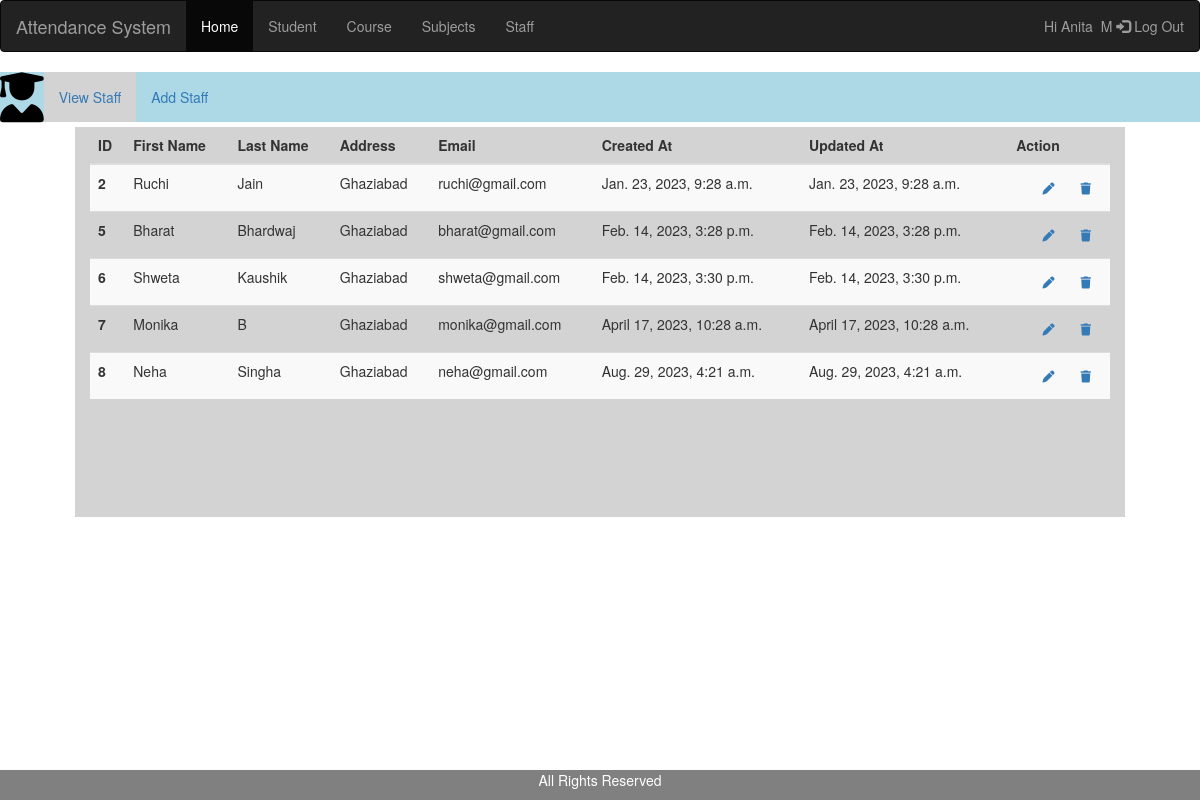
Screenshot of /Hod/Staff/View_Staff (signed in) with the database file from the repository.
### apps/models.py (models this page shows, shortened)
class CustomUser(AbstractUser):
    USER =  (
        (1,'HOD'),
        (2,'Staff'),
        (3,'Student'),
    )
    user_type = models.CharField(choices=USER , max_length=50,default=1)

class Staff(models.Model):
    admin = models.OneToOneField(CustomUser,on_delete=models.CASCADE)
    address = models.TextField()
    gender = models.CharField(max_length=100)
    created_at = models.DateTimeField(auto_now_add=True, null=True)
    updated_at = models.DateTimeField(auto_now=True)

### Attendance_system/Hod_Views.py (the view)
# urls.py: path('Hod/Staff/View_Staff',Hod_Views.STAFF_VIEW,name='view_staff'),
@login_required(login_url='/')
def STAFF_VIEW(request):
    staff = Staff.objects.all()
    context = {
        'staff': staff,
    }
    return render(request,'Hod/view_staff.html',context)

### templates/Hod/view_staff.html (shortened to what this page needs)
{% extends 'base.html' %}
{% block content %}
    <div class="row">
    <div class="container-fluid" style="padding-top: 0%;background-color: lightblue;">
      <ul class="nav navbar-nav">
        <div class="navbar-header">
          <i class='fas fa-user-graduate' style='font-size:50px;color: black;'></i>
        </div>
        <li class="active" style="background-color: lightgrey;"><a href="{% url 'view_staff' %}">View Staff</a></li>
        <li ><a href="{% url 'add_staff' %}">Add Staff</a></li>
        </ul>
    </div>
    <div class="row" style="padding-top: 5px;">
      <div class="col-sm-1"></div>
      <div class="col-sm-10" style="background-color: lightgrey;height: 390px;">
        <table class="table table-striped">
            <thead>
              <tr>
                <th scope="col">ID</th>
                <th scope="col">First Name</th>
                <th scope="col">Last Name</th>
                <th scope="col">Address</th>
                <th scope="col">Email</th>
                <th scope="col">Created At</th>
                <th scope="col">Updated At</th>
                <th scope="col">Action</th>
              </tr>
            </thead>
          <tbody>
            {% for i in staff %}
              <tr>
                <th scope="row">{{i.id}}</th>
                <td>{{i.admin.first_name}}</td>
                <td>{{i.admin.last_name}}</td>
                <td>{{i.address}}</td>
                <td>{{i.admin.email}}</td>
                <td>{{i.created_at}}</td>
                <td>{{i.updated_at}}</td>
                <td class="text-right">
                        <div class="actions">
                            <a href="{% url 'edit_staff' i.id %}" class="btn btn-sm bg-success-light mr-2">
                            <i class="fas fa-pen"></i>
                            </a>
                            <a href="{% url 'delete_staff' i.admin.id %}" class="btn btn-sm bg-danger-light">
                             <i class="fas fa-trash"></i>
                            </a>
                        </div>
                 </td>
              </tr>
            {% endfor %}
          </tbody>
        </table>
      </div>
        <div class="col-sm-1"></div>
    </div>
 <div class="footer" style="position: fixed;left: 0;bottom: 0;width:100%;background-color: grey;color: white;text-align: center;">
    <p>All Rights Reserved</p>
{% endblock %}

### templates/base.html (shortened to what this page needs)
<!DOCTYPE html>
{% load static %}
<html lang="en">
 <head>
  <link rel="stylesheet" href="https://maxcdn.bootstrapcdn.com/bootstrap/3.4.1/css/bootstrap.min.css">
  <link rel="stylesheet" href="https://cdnjs.cloudflare.com/ajax/libs/font-awesome/4.7.0/css/font-awesome.min.css">
</head>
<body>
 <nav class="navbar navbar-inverse">
   <div class="container-fluid">
    <div class="navbar-header">
      <a class="navbar-brand" href="#">Attendance System</a>
    </div>
    <ul class="nav navbar-nav">
      <li class="active"><a href="{% url 'hod_home' %}">Home</a></li>
      <li><a href="{% url 'insert_student' %}">Student</a></li>
      <li><a href="{% url 'add_course' %}">Course</a></li>
      <li><a href="{% url 'add_subject' %}">Subjects</a></li>
      <li><a href="{% url 'add_staff' %} ">Staff</a></li>
    </ul>
    <ul class="nav navbar-nav navbar-right">
      <li><a href="{% url 'logout' %}">
        Hi {{ user.first_name }}&nbsp;{{ user.last_name }}
        <span class="glyphicon glyphicon-log-in"></span> Log Out</a></li>
    </ul>
   </div>
 </nav>
 {% block content %}
 {% endblock %}
  </body>
</html>

### rows the page displays
CustomUser: first_name "Anita", last_name "M"
Staff: id "2", admin.first_name "Ruchi", admin.last_name "Jain", address "Ghaziabad", admin.email "ruchi@gmail.com", created_at "Jan. 23, 2023, 9:28 a.m.", updated_at "Jan. 23, 2023, 9:28 a.m."
Staff: id "5", admin.first_name "Bharat", admin.last_name "Bhardwaj", address "Ghaziabad", admin.email "bharat@gmail.com", created_at "Feb. 14, 2023, 3:28 p.m.", updated_at "Feb. 14, 2023, 3:28 p.m."
Staff: id "6", admin.first_name "Shweta", admin.last_name "Kaushik", address "Ghaziabad", admin.email "shweta@gmail.com", created_at "Feb. 14, 2023, 3:30 p.m.", updated_at "Feb. 14, 2023, 3:30 p.m."
Staff: id "7", admin.first_name "Monika", admin.last_name "B", address "Ghaziabad", admin.email "monika@gmail.com", created_at "April 17, 2023, 10:28 a.m.", updated_at "April 17, 2023, 10:28 a.m."
Staff: id "8", admin.first_name "Neha", admin.last_name "Singha", address "Ghaziabad", admin.email "neha@gmail.com", created_at "Aug. 29, 2023, 4:21 a.m.", updated_at "Aug. 29, 2023, 4:21 a.m."
